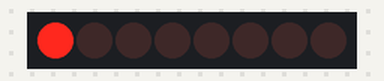
The sketch below on a simulated Arduino Uno, built with avr-gcc and run on an emulated ATmega328P. Shown: 8 shift-register outputs drawn as a row of LEDs (first output left, lit = HIGH). Wiring (inferred from the names in the program): shift register (74HC595): data pin 11; shift clock pin 12; latch pin 8. Wiring (inferred from the signals the program sends): row of LEDs: on Q0, Q1, Q2, Q3, Q4, Q5, Q6, Q7.

Above: at 0.02 s.
At 0.37 s:
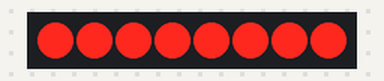
At 0.73 s:
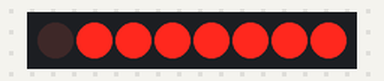
At 1.48 s:
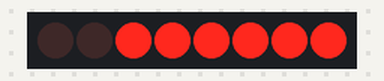
At 2.19 s:
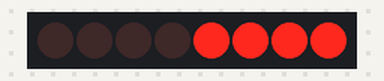
At 2.95 s:
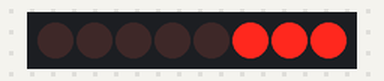
Timing chart, 0 to 3.2 s (numbered marks = the images above):
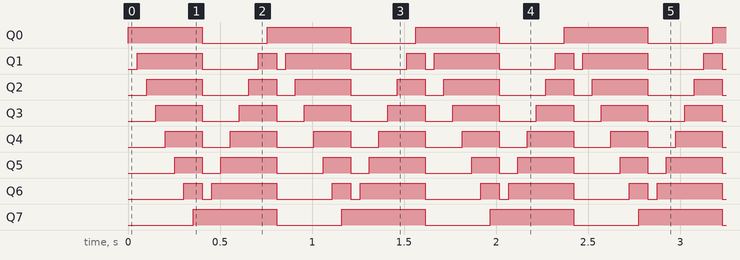

Measured:
- by itself, Q0, Q7: alternates HIGH for 0.45 s and LOW for 0.35 s
- by itself, Q1: repeats every 0.81 s: LOW 0.30 s, HIGH 0.10 s, LOW 0.05 s, HIGH 0.35 s
- by itself, Q2: repeats every 0.81 s: LOW 0.25 s, HIGH 0.15 s, LOW 0.10 s, HIGH 0.30 s
- by itself, Q3: alternates HIGH for 0.25 s and LOW for 0.18 s
- by itself, Q4: alternates HIGH for 0.20 s and LOW for 0.18 s
- by itself, Q5: repeats every 0.81 s: LOW 0.10 s, HIGH 0.30 s, LOW 0.25 s, HIGH 0.15 s
- by itself, Q6: repeats every 0.81 s: LOW 0.05 s, HIGH 0.35 s, LOW 0.30 s, HIGH 0.10 s

The sketch:

shift_out_1.1.ino
```cpp
const int IN = 11; // Data In (
const int CLK =12; // Clock
const int LATCH= 8; // Enable output latch pin
bool direct = true;
void setup() {
  pinMode(IN,OUTPUT);
  pinMode(CLK,OUTPUT);
  pinMode(LATCH,OUTPUT);

}

void loop()
{
  for (int numberToDisplay=1; numberToDisplay <= 8; numberToDisplay ++)
  {
    digitalWrite (LATCH, LOW);
    if (direct == true) {
      shiftOut (IN, CLK, MSBFIRST, pow(2,numberToDisplay)-1);
    } else {
      shiftOut (IN, CLK, LSBFIRST, pow(2,numberToDisplay)-1);
    }
    digitalWrite (LATCH,HIGH);
    delay (50);
  }
  direct = !direct;
}

/*
  for (int numberToDisplay=1; numberToDisplay <= 8; numberToDisplay ++)
  {
    digitalWrite (LATCH, LOW);
    shiftOut (IN, CLK, LSBFIRST, pow(2,numberToDisplay)-1);
    digitalWrite (LATCH,HIGH);
    delay (50);
  }
}
*/
/*
  for (int numberToDisplay=8; numberToDisplay >= 1; numberToDisplay --)
{
  digitalWrite (LATCH, LOW);
  shiftOut (IN, CLK, LSBFIRST, pow(2,numberToDisplay)-1);
  digitalWrite (LATCH,HIGH);
  delay (50);
}
*/
/*
digitalWrite (LATCH,LOW);
shiftOut (IN, CLK, MSBFIRST, B10101010);
digitalWrite (LATCH,HIGH);
delay (100);

digitalWrite (LATCH,LOW);
shiftOut (IN, CLK, MSBFIRST, B01010101);
digitalWrite (LATCH,HIGH);
delay (100);
}*/
```
